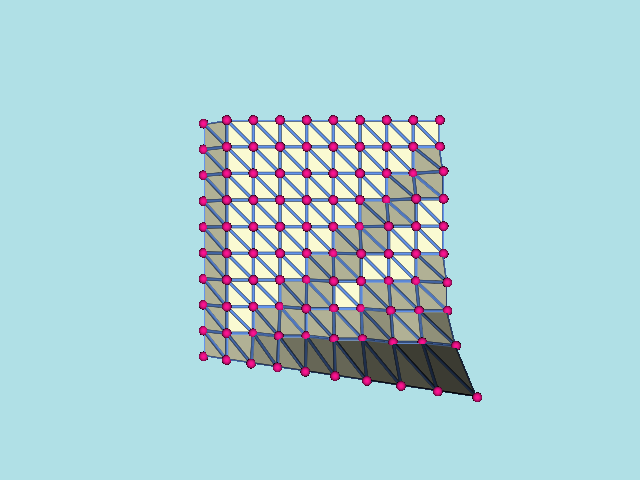

Write the Python code that produced this figure.
#!/usr/bin/env python

# Create a terrain-like height field on a 10x10 grid and triangulate
# it with vtkDelaunay2D, displaying both the mesh and the input points.

# Factory overrides: importing these modules registers the OpenGL rendering
# and interaction style implementations for vtkRenderingCore factory classes.
import vtkmodules.vtkInteractionStyle  # noqa: F401
import vtkmodules.vtkRenderingOpenGL2  # noqa: F401
# VTK pipeline classes used in this example
from vtkmodules.vtkCommonCore import vtkPoints
from vtkmodules.vtkCommonDataModel import vtkPolyData
from vtkmodules.vtkFiltersCore import vtkDelaunay2D
from vtkmodules.vtkFiltersGeneral import vtkVertexGlyphFilter
from vtkmodules.vtkRenderingCore import (
    vtkActor,
    vtkPolyDataMapper,
    vtkRenderWindow,
    vtkRenderWindowInteractor,
    vtkRenderer,
)

# Colors (normalized RGB)
light_goldenrod_rgb = (0.980, 0.980, 0.824)
cornflower_blue_rgb = (0.392, 0.584, 0.929)
deep_pink_rgb = (1.0, 0.078, 0.576)
powder_blue_rgb = (0.690, 0.878, 0.902)

# Points: create a 10x10 grid with a terrain-like height field
points = vtkPoints()
grid_size = 10
for x in range(grid_size):
    for y in range(grid_size):
        points.InsertNextPoint(x, y, int((x + y) / (y + 1)))

polydata = vtkPolyData()
polydata.SetPoints(points)

# Filter: Delaunay 2D triangulation of the grid points
delaunay = vtkDelaunay2D()
delaunay.SetInputData(polydata)

# Mapper: map the triangulated mesh to graphics primitives
mesh_mapper = vtkPolyDataMapper()
mesh_mapper.SetInputConnection(delaunay.GetOutputPort())

# Actor: assign the mesh with visible tube-style edges
mesh_actor = vtkActor()
mesh_actor.SetMapper(mesh_mapper)
mesh_actor.GetProperty().SetColor(light_goldenrod_rgb)
mesh_actor.GetProperty().EdgeVisibilityOn()
mesh_actor.GetProperty().SetEdgeColor(cornflower_blue_rgb)
mesh_actor.GetProperty().SetLineWidth(3)
mesh_actor.GetProperty().RenderLinesAsTubesOn()

# Filter: convert points to vertex glyphs for rendering
glyph_filter = vtkVertexGlyphFilter()
glyph_filter.SetInputData(polydata)

# Mapper: map vertex glyphs to graphics primitives
point_mapper = vtkPolyDataMapper()
point_mapper.SetInputConnection(glyph_filter.GetOutputPort())

# Actor: assign the point glyphs as spheres
point_actor = vtkActor()
point_actor.SetMapper(point_mapper)
point_actor.GetProperty().SetColor(deep_pink_rgb)
point_actor.GetProperty().SetPointSize(10)
point_actor.GetProperty().RenderPointsAsSpheresOn()

# Renderer: assemble the scene
renderer = vtkRenderer()
renderer.AddActor(mesh_actor)
renderer.AddActor(point_actor)
renderer.SetBackground(powder_blue_rgb)

# Render window: display the rendered scene
render_window = vtkRenderWindow()
render_window.AddRenderer(renderer)
render_window.SetWindowName("delaunay2d")
render_window.SetMultiSamples(0)
render_window.SetSize(640, 480)

# Interactor: handle mouse and keyboard events
render_window_interactor = vtkRenderWindowInteractor()
render_window_interactor.SetRenderWindow(render_window)

# Scene: configure the camera
renderer.ResetCamera()

# Start: launch the interactive visualization
render_window_interactor.Initialize()
render_window_interactor.Start()
